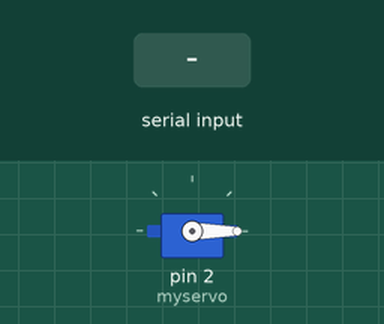
This sketch was run on a simulated Arduino Uno, built with avr-gcc and run on an emulated ATmega328P. Shown: servo. Inputs (shaded band) come from the test bench.

Above: at 1.2 s.
1.3 s: "90,45\n" received over Serial
At 2.4 s:
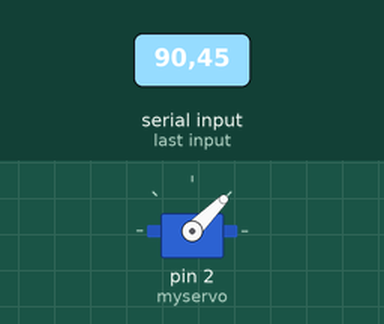
2.8 s: "30,150\n" received over Serial
At 3.5 s:
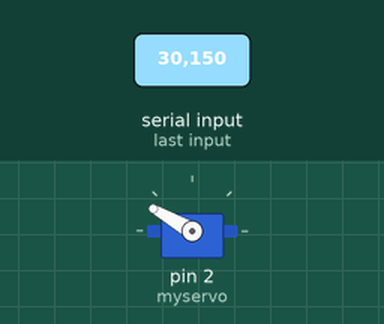
4.3 s: "200\n" received over Serial
At 4.6 s:
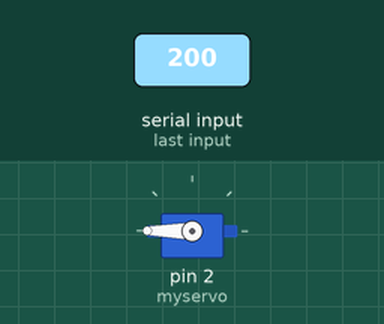
5.8 s: "90\n" received over Serial
At 6.9 s:
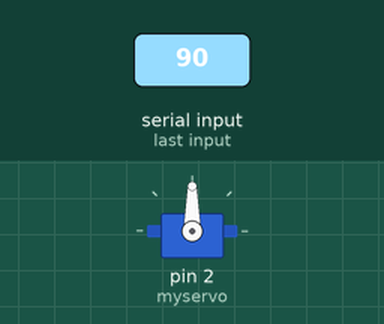
Timing chart, 0 to 8.3 s (numbered marks = the images above; inputs shaded):
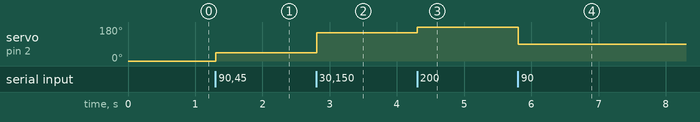

Measured:
- after the input at 1.3 s, servo on pin 2 (myservo): 0° → 45° at once
- after the input at 2.8 s, servo on pin 2 (myservo): 45° → 150° at once
- after the input at 4.3 s, servo on pin 2 (myservo): 150° → 180° at once
- after the input at 5.8 s, servo on pin 2 (myservo): 180° → 90° at once

The sketch:

Servo_run_with_Serial.ino
```cpp
#include <Servo.h>
Servo myservo;
int deg = 0;
int deg_ = 0;


void setup() {
  // put your setup code here, to run once:
myservo.attach(2,600,2600); //these numebrs works best for my servo
Serial.begin(9600);
}

void loop() {
  // put your main code here, to run repeatedly:

if (Serial.available() >0){
  deg_ = Serial.parseInt();
  if (deg_ != NULL){
    deg = deg_;
  }

}
myservo.write(deg);

}
```
